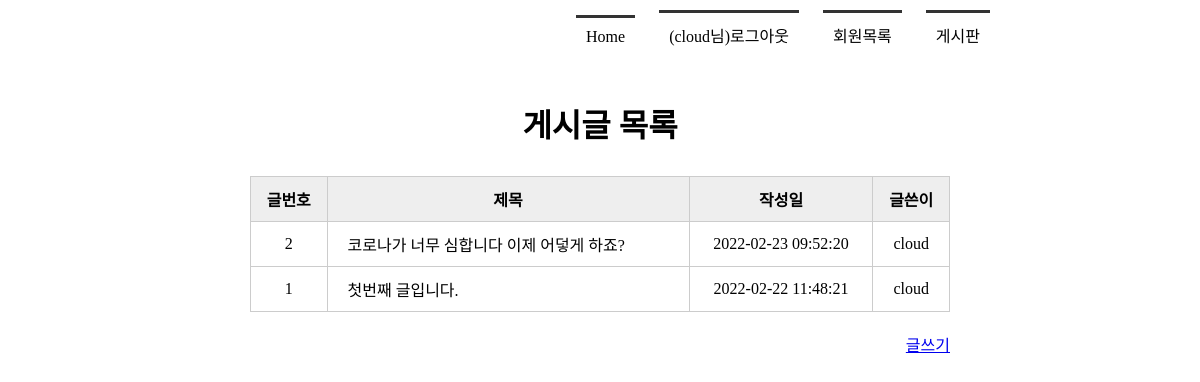
The page /boardlist/ (signed in) on the database its author committed.
### tables this page shows
CREATE TABLE board(
            bno integer PRIMARY KEY AUTOINCREMENT,
            title text NOT NULL,
            content text NOT NULL,
            createDate timestamp date DEFAULT (datetime('now', 'localtime')),
            mid char(5) NOT NULL,
            FOREIGN KEY(mid) REFERENCES member(mid) ON DELETE CASCADE
        );

### app.py (the view)
@app.route('/boardlist/')
def boardlist():
    conn = getconn()
    cur = conn.cursor()
    sql = "SELECT * FROM board ORDER BY bno DESC"
    cur.execute(sql)
    rs = cur.fetchall()
    conn.close()
    return render_template('boardlist.html', rs = rs)

### app.py (called while the page is built)
def getconn():
    conn = sqlite3.connect("./member.db")
    return conn

### templates/boardlist.html (shortened to what this page needs)
<!DOCTYPE html>
<html lang="en">
<head>
    <link rel ="stylesheet" href="{{ url_for('static', filename= 'style.css') }}">
</head>
<body>
     <div id="container">
         {% include 'navbar.html' %}
         <section>
             <h1>게시글 목록</h1>
             <table class="tbl_board">
                 <tr>
                     <th>글번호</th><th>제목</th><th>작성일</th><th>글쓴이</th>
                 </tr>
                 {% for i in rs %}
                 <tr>
                     <td>{{ i[0] }}</td>
                     <td><a href="{{url_for('board_view', bno=i[0])}}">{{ i[1] }}</a></td>
                     <td>{{ i[3] }}</td>
                     <td>{{ i[4] }}</td>
                 </tr>
                 {% endfor %}
             </table>
             <div class="btn_write">
                 <a href="{{ url_for('writing') }}">글쓰기</a>
             </div>
         </section>
     </div>
</body>
</html>

### static/style.css (style rules this page uses)
* { margin : 0; padding: 0; }
#container { width: 1000px; margin: 0 auto; }
section { text-align: center; }
section h1 { font-size: 2em; margin-bottom: 30px; }
section table { width: 600px; margin: 0 auto; border-collapse: collapse; }
section table, th, td { border: 1px solid #ccc; padding: 10px }
section .tbl_board { width: 700px; }
section .tbl_board th { background: #eee; }
section .tbl_board a { text-decoration: none; color: #000; }
section .tbl_board td:nth-child(2) { text-align: left; padding-left: 20px; }
section .btn_write { text-align: right; margin: 20px 150px; }

### rows shown on the page
board: bno "2", title "코로나가 너무 심합니다 이제 어덯게 하죠?", createDate "2022-02-23 09:52:20", mid "cloud"
board: bno "1", title "첫번째 글입니다.", createDate "2022-02-22 11:48:21", mid "cloud"

### other values the page prints
{{ session['userID'] }} "cloud"
